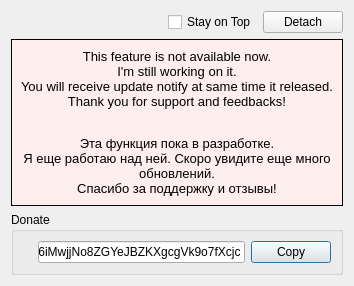
       <widget class="QWidget" name="tabCharts">
        <attribute name="title">
         <string>Charts</string>
        </attribute>
        <layout class="QGridLayout" name="gridLayout_26">
         <item row="1" column="0">
          <widget class="QGroupBox" name="groupBox_8">
           <property name="sizePolicy">
            <sizepolicy hsizetype="Expanding" vsizetype="Expanding">
             <horstretch>0</horstretch>
             <verstretch>0</verstretch>
            </sizepolicy>
           </property>
           <property name="minimumSize">
            <size>
             <width>0</width>
             <height>130</height>
            </size>
           </property>
           <property name="styleSheet">
            <string notr="true">QGroupBox {background: #FFEEEE; border-radius 8px; border: 1px solid black;}</string>
           </property>
           <property name="title">
            <string/>
           </property>
           <layout class="QGridLayout" name="gridLayout_25">
            <item row="0" column="0">
             <widget class="QLabel" name="labelNotAvailable">
              <property name="sizePolicy">
               <sizepolicy hsizetype="Preferred" vsizetype="Preferred">
                <horstretch>0</horstretch>
                <verstretch>0</verstretch>
               </sizepolicy>
              </property>
              <property name="font">
               <font>
                <pointsize>10</pointsize>
               </font>
              </property>
              <property name="text">
               <string>&lt;html&gt;&lt;head/&gt;&lt;body&gt;&lt;p&gt;This feature is not available now.&lt;br/&gt;I'm still working on it.&lt;br/&gt;You will receive update notify at same time it released.&lt;br/&gt;Thank you for support and feedbacks!&lt;br/&gt;&lt;/p&gt;&lt;p&gt;Эта функция пока в разработке.&lt;br/&gt;Я еще работаю над ней. Скоро увидите еще много обновлений.&lt;br/&gt;Спасибо за поддержку и отзывы!</string>
              </property>
              <property name="alignment">
               <set>Qt::AlignCenter</set>
              </property>
              <property name="wordWrap">
               <bool>true</bool>
              </property>
              <property name="openExternalLinks">
               <bool>true</bool>
              </property>
             </widget>
            </item>
           </layout>
          </widget>
         </item>
         <item row="2" column="0">
          <widget class="QGroupBox" name="groupBox_7">
           <property name="sizePolicy">
            <sizepolicy hsizetype="Expanding" vsizetype="Maximum">
             <horstretch>0</horstretch>
             <verstretch>0</verstretch>
            </sizepolicy>
           </property>
           <property name="maximumSize">
            <size>
             <width>16777215</width>
             <height>16777215</height>
            </size>
           </property>
           <property name="accessibleName">
            <string>TR00053</string>
           </property>
           <property name="title">
            <string>Donate</string>
           </property>
           <layout class="QGridLayout" name="gridLayout_18">
            <property name="margin">
             <number>9</number>
            </property>
            <item row="0" column="0">
             <widget class="QLabel" name="btcLabel11_2">
              <property name="sizePolicy">
               <sizepolicy hsizetype="Maximum" vsizetype="Preferred">
                <horstretch>0</horstretch>
                <verstretch>0</verstretch>
               </sizepolicy>
              </property>
              <property name="font">
               <font>
                <pointsize>11</pointsize>
                <weight>50</weight>
                <bold>false</bold>
               </font>
              </property>
              <property name="accessibleDescription">
               <string>DONATE_BTC_ICON</string>
              </property>
              <property name="styleSheet">
               <string notr="true">color: #996515</string>
              </property>
              <property name="text">
               <string/>
              </property>
              <property name="alignment">
               <set>Qt::AlignCenter</set>
              </property>
             </widget>
            </item>
            <item row="0" column="1">
             <widget class="QLineEdit" name="bitcoinAddress_2">
              <property name="minimumSize">
               <size>
                <width>80</width>
                <height>0</height>
               </size>
              </property>
              <property name="text">
               <string>1d6iMwjjNo8ZGYeJBZKXgcgVk9o7fXcjc</string>
              </property>
              <property name="readOnly">
               <bool>true</bool>
              </property>
             </widget>
            </item>
            <item row="0" column="2">
             <widget class="QPushButton" name="copyDonateButton_2">
              <property name="sizePolicy">
               <sizepolicy hsizetype="Preferred" vsizetype="Maximum">
                <horstretch>0</horstretch>
                <verstretch>0</verstretch>
               </sizepolicy>
              </property>
              <property name="minimumSize">
               <size>
                <width>80</width>
                <height>0</height>
               </size>
              </property>
              <property name="maximumSize">
               <size>
                <width>16777215</width>
                <height>16777215</height>
               </size>
              </property>
              <property name="accessibleName">
               <string>TR00054</string>
              </property>
              <property name="text">
               <string>Copy</string>
              </property>
              <property name="autoDefault">
               <bool>false</bool>
              </property>
              <property name="default">
               <bool>true</bool>
              </property>
             </widget>
            </item>
           </layout>
          </widget>
         </item>
         <item row="0" column="0">
          <layout class="QHBoxLayout" name="horizontalLayout_13">
           <item>
            <spacer name="horizontalSpacer_10">
             <property name="orientation">
              <enum>Qt::Horizontal</enum>
             </property>
             <property name="sizeHint" stdset="0">
              <size>
               <width>0</width>
               <height>11</height>
              </size>
             </property>
            </spacer>
           </item>
           <item>
            <widget class="QCheckBox" name="tabChartsOnTop">
             <property name="accessibleName">
              <string>STAYS_ON_TOP</string>
             </property>
             <property name="text">
              <string>Stay on Top</string>
             </property>
            </widget>
           </item>
           <item>
            <widget class="QPushButton" name="detachCharts">
             <property name="sizePolicy">
              <sizepolicy hsizetype="Maximum" vsizetype="Maximum">
               <horstretch>0</horstretch>
               <verstretch>0</verstretch>
              </sizepolicy>
             </property>
             <property name="whatsThis">
              <string/>
             </property>
             <property name="accessibleName">
              <string>DETACH_TAB</string>
             </property>
             <property name="text">
              <string>Detach</string>
             </property>
            </widget>
           </item>
          </layout>
         </item>
        </layout>
       </widget>
